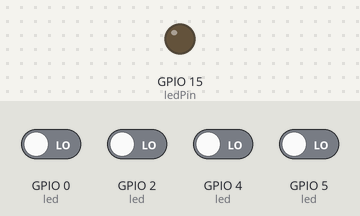
The sketch below on a simulated ESP8266 (NodeMCU). On the bench: output pins drawn as LEDs (lit = HIGH). The inputs (shaded band) are chosen by the test bench; at power-on: GPIO 0 (led), GPIO 2 (led), GPIO 4 (led), GPIO 5 (led) LOW. WiFi joins after 1.5 s; servers stay silent unless stated.

Above: at 0.1 s.
At 2.9 s:
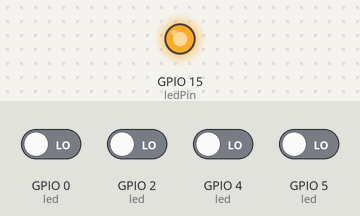
Timing chart, 0 to 4.4 s (numbered marks = the images above):
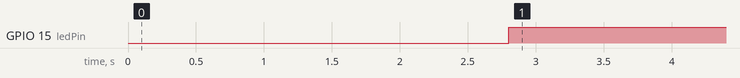

The sketch:

neural_networks_4X1y.ino
```cpp
//https://blynk.cloud/dashboard/61121/global/devices/3361292/organization/61121/devices/2048871/dashboard
//horng.tw  mc327
// neural network 4X1y
//「backpropagation_4X1y.ipynb」的副本

#define BLYNK_TEMPLATE_ID "TMPL6u5it5Pr2"
#define BLYNK_TEMPLATE_NAME "neural network 4X1y"
#define BLYNK_AUTH_TOKEN "s8S9T6dwbDN_EJTyd59_vQti3lsKn8jH"

#define BLYNK_PRINT Serial

#include <ESP8266WiFi.h>
#include <BlynkSimpleEsp8266.h>
const int ledPin =  15; //D8

char auth[] = BLYNK_AUTH_TOKEN;


float syn0[5][4]={{ 2.43881911, -2.00482047, -3.52309918, -1.78689134},
                  { 1.77106518, -6.7691496 , -4.47574199, -2.05742115},
                  {-1.91476977, -2.33165092,  3.44338743,  1.94485302},
                  {-5.48345287,  5.17576009, -8.03027744,  5.12680574},
                  {-0.52775859,  1.84445603,  1.67602221,  0.26912009}};

float syn1[5][1]={{ 7.66137175},
                  {12.38983421},
                  {-9.2833714 },
                  {-6.48193551},
                  { 0.60008338}};

float oup[5]={0,0,0,0,0};
float inp[5]={0,0,1,1,1};
float nnod_1[5]={0,0,0,0,1};


// Your WiFi credentials.
// Set password to "" for open networks.

char ssid[] = "CHT7947";
char pass[] = "0492553968";


//char ssid[] = "husthung";
//char pass[] = "ma2553968";


WidgetLED out1(V0);
WidgetLED out2(V1);
WidgetLED led1(V2);
WidgetLED led2(V3);
WidgetLED led3(V4);
WidgetLED led4(V5);
BlynkTimer timer;


//Serial.println(inp[2]);

// V1 LED Widget is blinking


void blinkLedWidget()
{
  out1.off();
  out2.off();
  if (digitalRead(5)==HIGH){   //led on
    led1.on();
    inp[0]=1;
    }else {
    led1.off();
    inp[0]=0;
  }

  if (digitalRead(4)==HIGH){   //led on
    led2.on();
    inp[1]=1;
    }else {
    led2.off();
    inp[1]=0 ;
  }

  if (digitalRead(0)==HIGH){   //led on
    led3.on();
    inp[2]=1;
    }else {
    led3.off();
    inp[2]=0;
    }
  if (digitalRead(2)==HIGH){   //led on
    led4.on();
    inp[3]=1;
    }else {
    led4.off();
    inp[3]=0;
    }
//    int inp[5]={0,0,1,1,1};

 int i, j, k;
 float oup[5]={0,0,0,0,0};
  for (j=0; j<4; j++){

    for (i=0; i<5; i++){
      oup[j]+=inp[i]*syn0[i][j];
    }

    oup[j]=1/(1+pow(exp(1),-oup[j]));
  }


    for (j=0; j<4; j++){
      nnod_1[j]=oup[j];
    }

    float outv=0;


   for (i=0; i<5; i++){
      outv+=nnod_1[i]*syn1[i][0];
   }

  outv=1/(1+pow(exp(1),-outv));

   if(outv > 0.5) {
    i=1;
    digitalWrite(ledPin, HIGH);
    out1.on();
   } else {
    i=0;
    digitalWrite(ledPin, LOW);
    out1.off();
   }

}

void setup()
{
  pinMode(ledPin, OUTPUT);
  // Debug console
  Serial.begin(115200);

  Blynk.begin(auth, ssid, pass);
  // You can also specify server:
  //Blynk.begin(auth, ssid, pass, "blynk.cloud", 80);
  //Blynk.begin(auth, ssid, pass, IPAddress(192,168,1,100), 8080);

  timer.setInterval(1000L, blinkLedWidget);
//  Serial.println(pow(exp(1),2));


}

void loop()
{

  Blynk.run();
  timer.run();
}
```

Measured:
- by itself, GPIO 15 (ledPin): LOW → HIGH at 2.8 s
